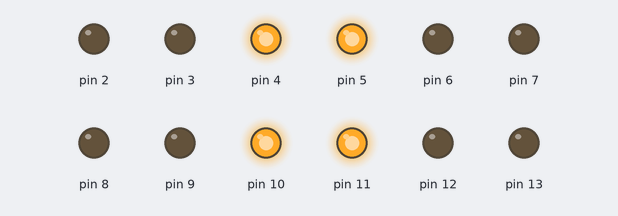
Bench run of a sketch on a simulated Arduino Uno, built with avr-gcc and run on an emulated ATmega328P. Parts: output pins drawn as LEDs (lit = HIGH).

Above: at 0.1 s.
At 9.1 s:
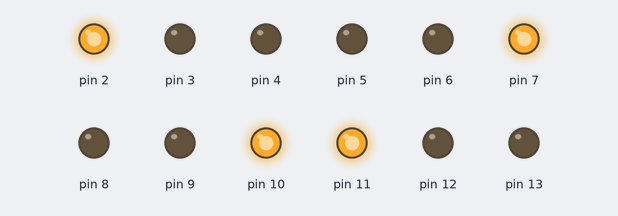
At 14.1 s:
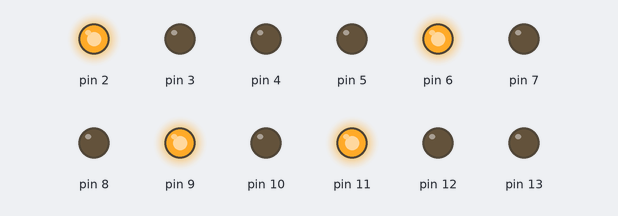
At 19.1 s:
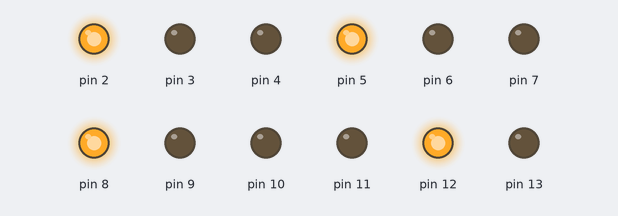
At 28.1 s:
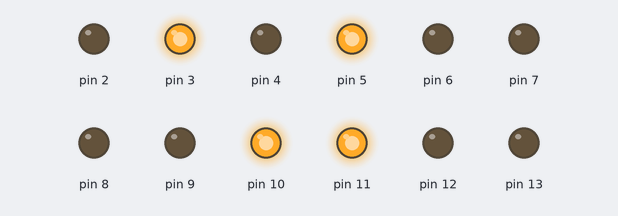
At 37.1 s:
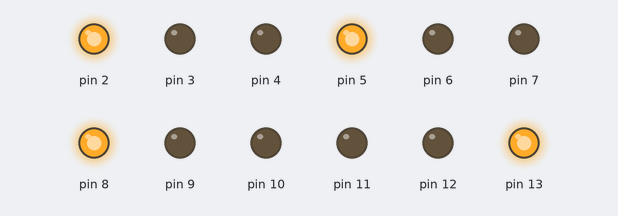
Timing chart, 0 to 38.6 s (numbered marks = the images above):
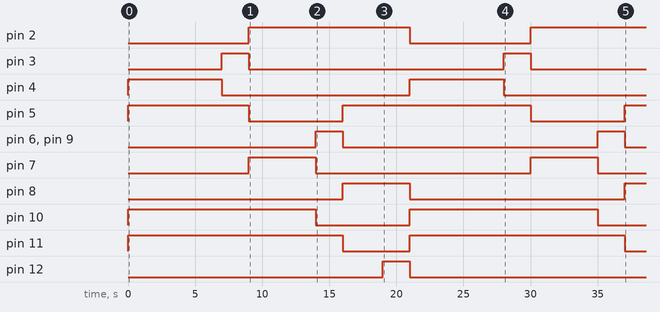

The sketch:

TLC.ino
```cpp
#include "TrafficLight.h"
//defining the pin configurations
//M1:
int M1_G = 10;
int M1_Y = 9;
int M1_R = 8;
//MT:
int MT_G = 7;
int MT_Y = 6;
int MT_R = 5;
//M2:
int M2_G = 4;
int M2_Y = 3;
int M2_R = 2;
//S
int S_G = 13;
int S_Y = 12;
int S_R = 11;

//objects
TrafficLight M1(M1_G,M1_Y,M1_R);//main line 1
TrafficLight MT(MT_G,MT_Y,MT_R);//main turn signal
TrafficLight M2(M2_G,M2_Y,M2_R);//main line 2
TrafficLight S(S_G,S_Y,S_R);//side road signal


int sec7=7000,sec5=5000,sec2=2000,sec3=3000;

void setup() {}

void loop() {
//s1:
  M1.green();
  M2.green();
  MT.red();
  S.red();
  delay(sec7);
 //s2:
  M1.green();
  M2.yellow();
  MT.red();
  S.red();
  delay(sec2);
  //s3:
  M1.green();
  M2.red();
  MT.green();
  S.red();
  delay(sec5);
  //s4:
  M1.yellow();
  M2.red();
  MT.yellow();
  S.red();
  delay(sec2);
  //s5:
  M1.red();
  M2.red();
  MT.red();
  S.green();
  delay(sec3);
  //s6:
  M1.red();
  M2.red();
  MT.red();
  S.yellow();
  delay(sec2);


}
```

Timer.h
```cpp
#ifndef _TIMER_H_
#define _TIMER_H_

class Timer{
    long timerStart = 0;
    long timerTarget = 0;
public:
  Timer(){}

  void startTimer(int msec) {
      timerStart = millis();
      timerTarget = msec;
  }
  bool isTimerReady() {
      return (millis() - timerStart) > timerTarget;
  }

};

#endif // _TIMER_H_
```

TrafficLight.h
```cpp
#ifndef _TRAFFIC_LIGHT_
#define _TRAFFIC_LIGHT_

#include "Timer.h"

class TrafficLight {
    long TIMER_BLINKING_GREEN = 3000;//3secs
    long TIMER_YELLOW = 2000;//2secs
    int _greenLED, _yellowLED, _redLED;
    //fsm states

    enum State {
      GREEN,
      BLINKING_GREEN,
      YELLOW,
      RED
    };

    State _currentState = GREEN;
    State _targetState = GREEN;
    //object of timer class
    Timer timer;
    //private methods:

    void blinkGreen() {
      if (millis() % 1000 > 500) {
        green();
      } else {
        off();
      }
    }

    void goToGreen() {
      switch (_currentState) {
        case RED:
          _currentState = YELLOW;
          timer.startTimer(TIMER_YELLOW);
          break;
        case YELLOW:
          yellow();
          if (timer.isTimerReady()) {
            _currentState = GREEN;
          }
          break;
        case BLINKING_GREEN:
          _currentState = GREEN;
          break;
        case GREEN:
          green();
          break;


      }
      //red->yellow->green
    }
    void goToRed() {
      //green->blinking green->yellow->red
      switch (_currentState) {
        case GREEN:
          _currentState = BLINKING_GREEN;
          timer.startTimer(TIMER_BLINKING_GREEN);
          break;
        case BLINKING_GREEN:
          blinkGreen();
          if (timer.isTimerReady()) {
            _currentState = YELLOW;
            timer.startTimer(TIMER_YELLOW);
          }
          break;
        case YELLOW:
          yellow();
          if (timer.isTimerReady()) {
            _currentState = RED;
          }
          break;
        case RED:
          red();
          break;
      }
    }
  public:
    TrafficLight(int greenLED, int yellowLED, int redLED) {
      _greenLED = greenLED;
      _yellowLED = yellowLED;
      _redLED = redLED;

      pinMode(_greenLED, OUTPUT);
      pinMode(_yellowLED, OUTPUT);
      pinMode(_redLED, OUTPUT);
    }
    void green() {
      digitalWrite(_greenLED, HIGH);
      digitalWrite(_yellowLED, LOW);
      digitalWrite(_redLED, LOW);
    }
    void red() {

      digitalWrite(_greenLED, LOW);
      digitalWrite(_yellowLED, LOW);
      digitalWrite(_redLED, HIGH);
    }
    void yellow() {

      digitalWrite(_greenLED, LOW);
      digitalWrite(_yellowLED, HIGH);
      digitalWrite(_redLED, LOW);
    }
    void off() {

      digitalWrite(_greenLED, LOW);
      digitalWrite(_yellowLED, LOW);
      digitalWrite(_redLED, LOW);
    }

    void go() {
      //red->yellow->green
      _targetState = GREEN;
    }

    void stop() {
      //green ->blinking green->yellow->red
      _targetState = RED;

    }

    void loop() {
      if (_targetState == GREEN) {
        goToGreen();
      } else {
        goToRed();
      }
    }


};

#endif // _TRAFFIC_LIGHT_
```

Measured:
- by itself, pin 2: LOW → HIGH at 9.0 s, → LOW 12.0 s later, → HIGH 9.0 s later
- by itself, pin 3, pin 6, pin 9: alternates HIGH for 2.0 s and LOW for 19.0 s
- by itself, pin 4: alternates HIGH for 7.0 s and LOW for 14.0 s
- by itself, pin 5: goes HIGH 9.0 s, LOW 7.0 s, HIGH 14.0 s, LOW 7.0 s, then HIGH
- by itself, pin 7: alternates HIGH for 5.0 s and LOW for 16.0 s
- by itself, pin 8: LOW → HIGH at 16.0 s, → LOW 5.0 s later, → HIGH 16.0 s later
- by itself, pin 10: alternates HIGH for 14.0 s and LOW for 7.0 s
- by itself, pin 11: alternates HIGH for 16.0 s and LOW for 5.0 s
